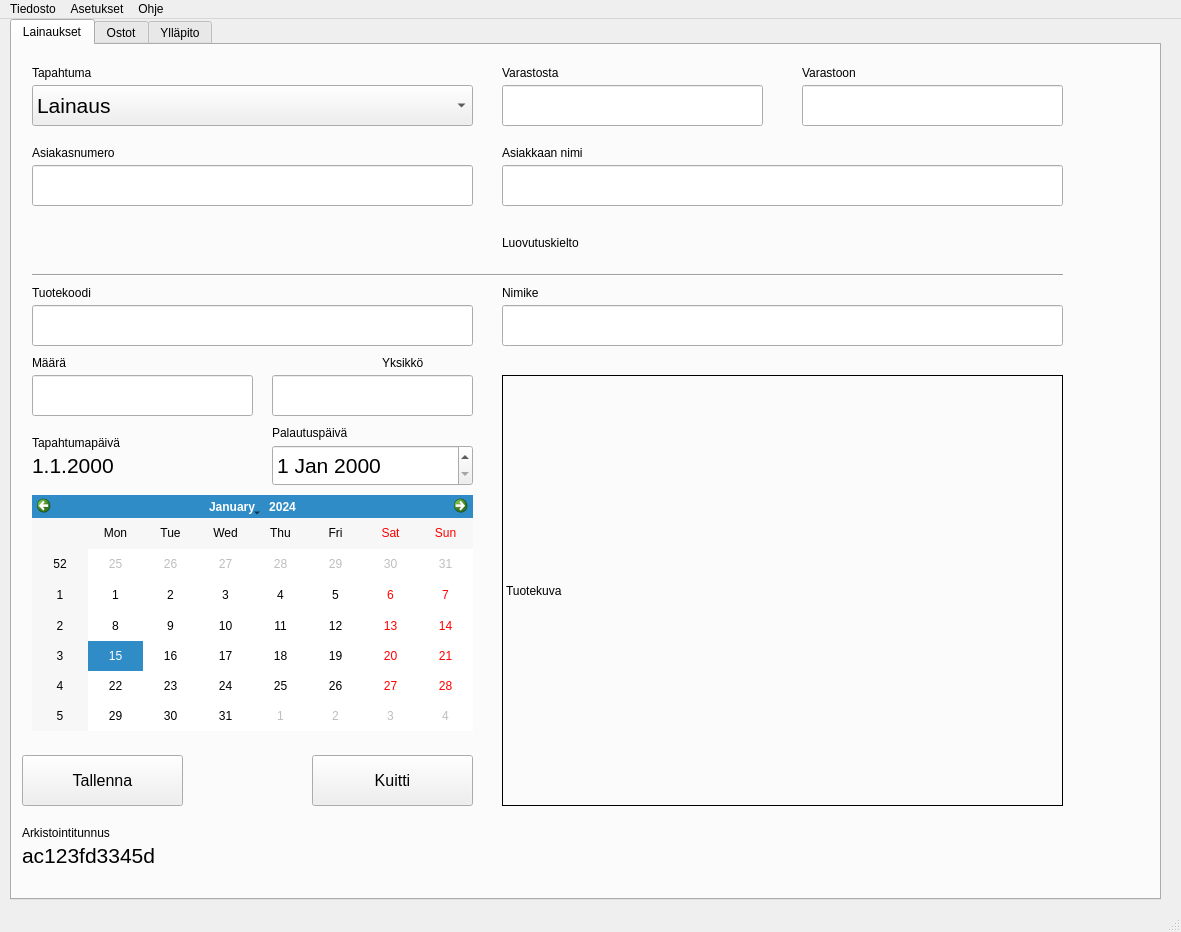
<?xml version="1.0" encoding="UTF-8"?>
<ui version="4.0">
 <class>MainWindow</class>
 <widget class="QMainWindow" name="MainWindow">
  <property name="geometry">
   <rect>
    <x>0</x>
    <y>0</y>
    <width>1181</width>
    <height>932</height>
   </rect>
  </property>
  <property name="windowTitle">
   <string>RASEKO varastohallinta</string>
  </property>
  <widget class="QWidget" name="centralwidget">
   <widget class="QTabWidget" name="tabWidget">
    <property name="geometry">
     <rect>
      <x>10</x>
      <y>0</y>
      <width>1151</width>
      <height>881</height>
     </rect>
    </property>
    <property name="currentIndex">
     <number>0</number>
    </property>
    <widget class="QWidget" name="lendingTab">
     <attribute name="title">
      <string>Lainaukset</string>
     </attribute>
     <widget class="QLineEdit" name="productIdEdit">
      <property name="geometry">
       <rect>
        <x>20</x>
        <y>260</y>
        <width>441</width>
        <height>41</height>
       </rect>
      </property>
      <property name="font">
       <font>
        <pointsize>16</pointsize>
       </font>
      </property>
     </widget>
     <widget class="QLabel" name="productIdLabel">
      <property name="geometry">
       <rect>
        <x>20</x>
        <y>240</y>
        <width>71</width>
        <height>16</height>
       </rect>
      </property>
      <property name="text">
       <string>Tuotekoodi</string>
      </property>
     </widget>
     <widget class="QComboBox" name="typeComboBox">
      <property name="geometry">
       <rect>
        <x>20</x>
        <y>40</y>
        <width>441</width>
        <height>41</height>
       </rect>
      </property>
      <property name="font">
       <font>
        <pointsize>16</pointsize>
       </font>
      </property>
      <property name="currentText">
       <string>Lainaus</string>
      </property>
      <item>
       <property name="text">
        <string>Lainaus</string>
       </property>
      </item>
      <item>
       <property name="text">
        <string>Palautus</string>
       </property>
      </item>
      <item>
       <property name="text">
        <string>Siirto</string>
       </property>
      </item>
     </widget>
     <widget class="QLabel" name="typeLabel">
      <property name="geometry">
       <rect>
        <x>20</x>
        <y>20</y>
        <width>71</width>
        <height>16</height>
       </rect>
      </property>
      <property name="text">
       <string>Tapahtuma</string>
      </property>
     </widget>
     <widget class="QLineEdit" name="customerIdLineEdit">
      <property name="geometry">
       <rect>
        <x>20</x>
        <y>120</y>
        <width>441</width>
        <height>41</height>
       </rect>
      </property>
      <property name="font">
       <font>
        <pointsize>16</pointsize>
       </font>
      </property>
     </widget>
     <widget class="QLabel" name="clientIDLabel">
      <property name="geometry">
       <rect>
        <x>20</x>
        <y>100</y>
        <width>101</width>
        <height>16</height>
       </rect>
      </property>
      <property name="text">
       <string>Asiakasnumero</string>
      </property>
     </widget>
     <widget class="QLineEdit" name="fromWHLineEdit">
      <property name="geometry">
       <rect>
        <x>490</x>
        <y>40</y>
        <width>261</width>
        <height>41</height>
       </rect>
      </property>
      <property name="font">
       <font>
        <pointsize>16</pointsize>
       </font>
      </property>
     </widget>
     <widget class="QLineEdit" name="toWHLineEdit">
      <property name="geometry">
       <rect>
        <x>790</x>
        <y>40</y>
        <width>261</width>
        <height>41</height>
       </rect>
      </property>
      <property name="font">
       <font>
        <pointsize>16</pointsize>
       </font>
      </property>
     </widget>
     <widget class="QLabel" name="fromWHLabel">
      <property name="geometry">
       <rect>
        <x>490</x>
        <y>20</y>
        <width>71</width>
        <height>16</height>
       </rect>
      </property>
      <property name="text">
       <string>Varastosta</string>
      </property>
     </widget>
     <widget class="QLabel" name="toWHLabel">
      <property name="geometry">
       <rect>
        <x>790</x>
        <y>20</y>
        <width>71</width>
        <height>16</height>
       </rect>
      </property>
      <property name="text">
       <string>Varastoon</string>
      </property>
     </widget>
     <widget class="QLineEdit" name="customerNameLineEdit">
      <property name="geometry">
       <rect>
        <x>490</x>
        <y>120</y>
        <width>561</width>
        <height>41</height>
       </rect>
      </property>
      <property name="font">
       <font>
        <pointsize>16</pointsize>
       </font>
      </property>
     </widget>
     <widget class="QLabel" name="customerNameLabel">
      <property name="geometry">
       <rect>
        <x>490</x>
        <y>100</y>
        <width>91</width>
        <height>16</height>
       </rect>
      </property>
      <property name="text">
       <string>Asiakkaan nimi</string>
      </property>
     </widget>
     <widget class="QLabel" name="doNotLendIcon">
      <property name="geometry">
       <rect>
        <x>490</x>
        <y>190</y>
        <width>91</width>
        <height>16</height>
       </rect>
      </property>
      <property name="text">
       <string>Luovutuskielto</string>
      </property>
     </widget>
     <widget class="QLabel" name="productNameLabel">
      <property name="geometry">
       <rect>
        <x>490</x>
        <y>240</y>
        <width>91</width>
        <height>16</height>
       </rect>
      </property>
      <property name="text">
       <string>Nimike</string>
      </property>
     </widget>
     <widget class="QLineEdit" name="productNameLineEdit_3">
      <property name="geometry">
       <rect>
        <x>490</x>
        <y>260</y>
        <width>561</width>
        <height>41</height>
       </rect>
      </property>
      <property name="font">
       <font>
        <pointsize>16</pointsize>
       </font>
      </property>
     </widget>
     <widget class="QLineEdit" name="amountLineEdit">
      <property name="geometry">
       <rect>
        <x>20</x>
        <y>330</y>
        <width>221</width>
        <height>41</height>
       </rect>
      </property>
     </widget>
     <widget class="QLineEdit" name="unitLineEdit">
      <property name="geometry">
       <rect>
        <x>260</x>
        <y>330</y>
        <width>201</width>
        <height>41</height>
       </rect>
      </property>
     </widget>
     <widget class="QLabel" name="amountLabel">
      <property name="geometry">
       <rect>
        <x>20</x>
        <y>310</y>
        <width>55</width>
        <height>16</height>
       </rect>
      </property>
      <property name="text">
       <string>Määrä</string>
      </property>
     </widget>
     <widget class="QLabel" name="unitLabel">
      <property name="geometry">
       <rect>
        <x>370</x>
        <y>310</y>
        <width>55</width>
        <height>16</height>
       </rect>
      </property>
      <property name="text">
       <string>Yksikkö</string>
      </property>
     </widget>
     <widget class="QLabel" name="label_6">
      <property name="geometry">
       <rect>
        <x>490</x>
        <y>330</y>
        <width>561</width>
        <height>431</height>
       </rect>
      </property>
      <property name="frameShape">
       <enum>QFrame::Box</enum>
      </property>
      <property name="text">
       <string>Tuotekuva</string>
      </property>
     </widget>
     <widget class="QDateEdit" name="dateEdit">
      <property name="geometry">
       <rect>
        <x>260</x>
        <y>400</y>
        <width>201</width>
        <height>41</height>
       </rect>
      </property>
      <property name="font">
       <font>
        <pointsize>16</pointsize>
       </font>
      </property>
      <property name="dateTime">
       <datetime>
        <hour>0</hour>
        <minute>0</minute>
        <second>0</second>
        <year>2000</year>
        <month>1</month>
        <day>1</day>
       </datetime>
      </property>
     </widget>
     <widget class="QLabel" name="returnDateLabel">
      <property name="geometry">
       <rect>
        <x>260</x>
        <y>380</y>
        <width>91</width>
        <height>16</height>
       </rect>
      </property>
      <property name="text">
       <string>Palautuspäivä</string>
      </property>
     </widget>
     <widget class="QLabel" name="tranactionDate">
      <property name="geometry">
       <rect>
        <x>20</x>
        <y>410</y>
        <width>141</width>
        <height>21</height>
       </rect>
      </property>
      <property name="font">
       <font>
        <pointsize>16</pointsize>
       </font>
      </property>
      <property name="text">
       <string>1.1.2000</string>
      </property>
     </widget>
     <widget class="QLabel" name="transactionDateLabel">
      <property name="geometry">
       <rect>
        <x>20</x>
        <y>390</y>
        <width>121</width>
        <height>16</height>
       </rect>
      </property>
      <property name="text">
       <string>Tapahtumapäivä</string>
      </property>
     </widget>
     <widget class="QLabel" name="uuidLabel">
      <property name="geometry">
       <rect>
        <x>10</x>
        <y>780</y>
        <width>111</width>
        <height>16</height>
       </rect>
      </property>
      <property name="text">
       <string>Arkistointitunnus</string>
      </property>
     </widget>
     <widget class="QLabel" name="uuid">
      <property name="geometry">
       <rect>
        <x>10</x>
        <y>800</y>
        <width>271</width>
        <height>21</height>
       </rect>
      </property>
      <property name="font">
       <font>
        <pointsize>16</pointsize>
       </font>
      </property>
      <property name="text">
       <string>ac123fd3345d</string>
      </property>
     </widget>
     <widget class="QPushButton" name="pushButton">
      <property name="geometry">
       <rect>
        <x>10</x>
        <y>710</y>
        <width>161</width>
        <height>51</height>
       </rect>
      </property>
      <property name="font">
       <font>
        <pointsize>12</pointsize>
       </font>
      </property>
      <property name="text">
       <string>Tallenna</string>
      </property>
     </widget>
     <widget class="QPushButton" name="pushButton_2">
      <property name="geometry">
       <rect>
        <x>300</x>
        <y>710</y>
        <width>161</width>
        <height>51</height>
       </rect>
      </property>
      <property name="font">
       <font>
        <pointsize>12</pointsize>
       </font>
      </property>
      <property name="text">
       <string>Kuitti</string>
      </property>
     </widget>
     <widget class="QCalendarWidget" name="calendarWidget">
      <property name="geometry">
       <rect>
        <x>20</x>
        <y>450</y>
        <width>441</width>
        <height>236</height>
       </rect>
      </property>
     </widget>
     <widget class="Line" name="line">
      <property name="geometry">
       <rect>
        <x>20</x>
        <y>220</y>
        <width>1031</width>
        <height>20</height>
       </rect>
      </property>
      <property name="orientation">
       <enum>Qt::Horizontal</enum>
      </property>
     </widget>
    </widget>
    <widget class="QWidget" name="buyingTab">
     <attribute name="title">
      <string>Ostot</string>
     </attribute>
    </widget>
    <widget class="QWidget" name="maintenanceTab">
     <attribute name="title">
      <string>Ylläpito</string>
     </attribute>
    </widget>
   </widget>
  </widget>
  <widget class="QMenuBar" name="fileMenu">
   <property name="geometry">
    <rect>
     <x>0</x>
     <y>0</y>
     <width>1181</width>
     <height>26</height>
    </rect>
   </property>
   <widget class="QMenu" name="menuTiedosto">
    <property name="title">
     <string>Tiedosto</string>
    </property>
    <addaction name="actionTulosta"/>
   </widget>
   <widget class="QMenu" name="menuAsetukset">
    <property name="title">
     <string>Asetukset</string>
    </property>
    <addaction name="actionTietokanta"/>
    <addaction name="actionK_ytt_j"/>
    <addaction name="actionOletusvarastot"/>
   </widget>
   <widget class="QMenu" name="menuOhje">
    <property name="title">
     <string>Ohje</string>
    </property>
    <addaction name="actionK_ytt_ohje"/>
    <addaction name="actionTietoja"/>
   </widget>
   <addaction name="menuTiedosto"/>
   <addaction name="menuAsetukset"/>
   <addaction name="menuOhje"/>
  </widget>
  <widget class="QStatusBar" name="statusbar"/>
  <action name="actionTulosta">
   <property name="text">
    <string>Tulosta</string>
   </property>
  </action>
  <action name="actionK_ytt_ohje">
   <property name="text">
    <string>Käyttöohje</string>
   </property>
  </action>
  <action name="actionTietoja">
   <property name="text">
    <string>Tietoja</string>
   </property>
  </action>
  <action name="actionTietokanta">
   <property name="text">
    <string>Tietokanta</string>
   </property>
  </action>
  <action name="actionK_ytt_j">
   <property name="text">
    <string>Käyttäjä</string>
   </property>
  </action>
  <action name="actionOletusvarastot">
   <property name="text">
    <string>Oletusvarastot</string>
   </property>
  </action>
 </widget>
 <resources/>
 <connections/>
</ui>
